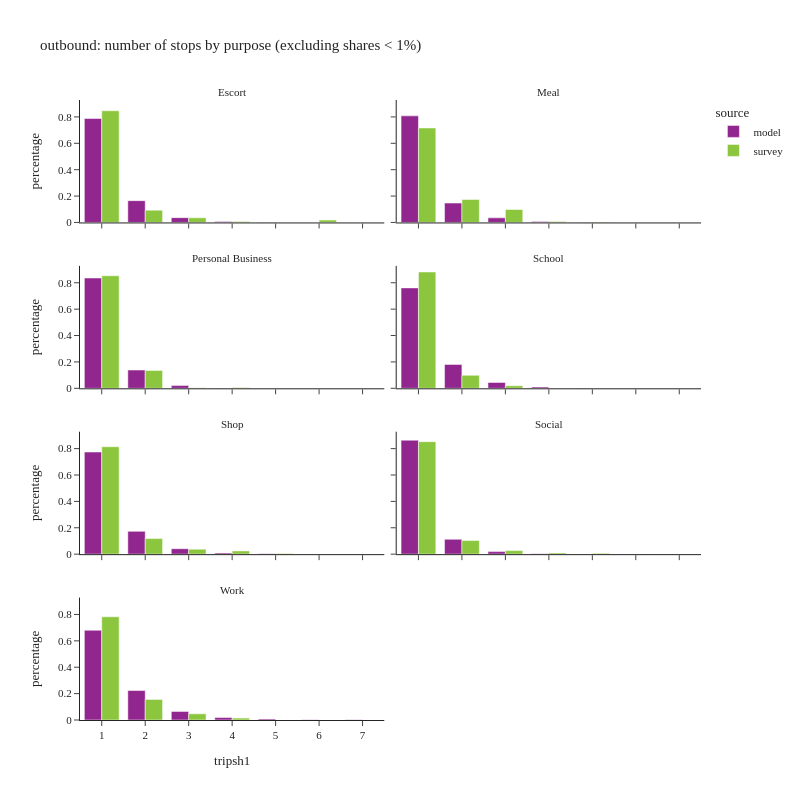

Notebook code for this chart:
### Code cell
df_plot = (
    df_tour.group_by(['tripsh1', 'pdpurp_label', 'source'])
    .agg(pl.col('toexpfac').sum())
    .with_columns(
        (pl.col('toexpfac') / pl.col('toexpfac').sum().over(['pdpurp_label', 'source'])).alias('percentage')
    )
)
df_plot2 = df_plot.filter(
    (pl.col('percentage') > 0.001) & (pl.col('tripsh1') <= 10)
)

df_plot2_pd = df_plot2.sort(['source', 'pdpurp_label']).to_pandas()

fig = px.bar(df_plot2_pd,
             x="tripsh1", y="percentage", color="source",barmode="group",
             facet_col='pdpurp_label', facet_col_wrap=2,
             hover_data=['toexpfac'],
             title="outbound: number of stops by purpose (excluding shares < 1%)")
fig.update_layout(height=800, width=800)
fig.for_each_annotation(lambda a: a.update(text = a.text.split("=")[-1]))
fig.for_each_xaxis(lambda a: a.update(dict(dtick = 1, categoryorder='category ascending')))
fig.show()

### Figure 1 — Plotly figure (JSON) as saved in the notebook; plotly's stock layout.template omitted (floating-point values rounded to 4 significant figures)
{"data": [{"alignmentgroup": "True", "customdata": [[103700.0], [4790.0], [22900.0], [1362.0], [493800.0]], "hovertemplate": "source=model<br>pdpurp_label=Escort<br>tripsh1=%{x}<br>percentage=%{y}<br>toexpfac=%{customdata[0]}<extra></extra>", "legendgroup": "model", "marker": {"color": "#91268F", "pattern": {"shape": ""}}, "name": "model", "offsetgroup": "model", "orientation": "v", "showlegend": true, "textposition": "auto", "type": "bar", "x": [2, 4, 3, 5, 1], "xaxis": "x7", "y": [0.1654, 0.007641, 0.03652, 0.002173, 0.7877], "yaxis": "y7"}, {"alignmentgroup": "True", "customdata": [[2936.0], [13360.0], [310400.0], [56500.0], [774.0]], "hovertemplate": "source=model<br>pdpurp_label=Meal<br>tripsh1=%{x}<br>percentage=%{y}<br>toexpfac=%{customdata[0]}<extra></extra>", "legendgroup": "model", "marker": {"color": "#91268F", "pattern": {"shape": ""}}, "name": "model", "offsetgroup": "model", "orientation": "v", "showlegend": false, "textposition": "auto", "type": "bar", "x": [4, 3, 1, 2, 5], "xaxis": "x8", "y": [0.007642, 0.03479, 0.8079, 0.1471, 0.002015], "yaxis": "y8"}, {"alignmentgroup": "True", "customdata": [[54840.0], [8635.0], [1147.0], [330900.0]], "hovertemplate": "source=model<br>pdpurp_label=Personal Business<br>tripsh1=%{x}<br>percentage=%{y}<br>toexpfac=%{customdata[0]}<extra></extra>", "legendgroup": "model", "marker": {"color": "#91268F", "pattern": {"shape": ""}}, "name": "model", "offsetgroup": "model", "orientation": "v", "showlegend": false, "textposition": "auto", "type": "bar", "x": [2, 3, 4, 1], "xaxis": "x5", "y": [0.1386, 0.02182, 0.002898, 0.8361], "yaxis": "y5"}, {"alignmentgroup": "True", "customdata": [[109900.0], [26740.0], [461300.0], [5998.0], [1653.0]], "hovertemplate": "source=model<br>pdpurp_label=School<br>tripsh1=%{x}<br>percentage=%{y}<br>toexpfac=%{customdata[0]}<extra></extra>", "legendgroup": "model", "marker": {"color": "#91268F", "pattern": {"shape": ""}}, "name": "model", "offsetgroup": "model", "orientation": "v", "showlegend": false, "textposition": "auto", "type": "bar", "x": [2, 3, 1, 4, 5], "xaxis": "x6", "y": [0.1813, 0.04412, 0.7612, 0.009897, 0.002727], "yaxis": "y6"}, {"alignmentgroup": "True", "customdata": [[6427.0], [30260.0], [1689.0], [565700.0], [126300.0]], "hovertemplate": "source=model<br>pdpurp_label=Shop<br>tripsh1=%{x}<br>percentage=%{y}<br>toexpfac=%{customdata[0]}<extra></extra>", "legendgroup": "model", "marker": {"color": "#91268F", "pattern": {"shape": ""}}, "name": "model", "offsetgroup": "model", "orientation": "v", "showlegend": false, "textposition": "auto", "type": "bar", "x": [4, 3, 5, 1, 2], "xaxis": "x3", "y": [0.008795, 0.04141, 0.002311, 0.7741, 0.1728], "yaxis": "y3"}, {"alignmentgroup": "True", "customdata": [[1268000.0], [28520.0], [165000.0], [4948.0]], "hovertemplate": "source=model<br>pdpurp_label=Social<br>tripsh1=%{x}<br>percentage=%{y}<br>toexpfac=%{customdata[0]}<extra></extra>", "legendgroup": "model", "marker": {"color": "#91268F", "pattern": {"shape": ""}}, "name": "model", "offsetgroup": "model", "orientation": "v", "showlegend": false, "textposition": "auto", "type": "bar", "x": [1, 3, 2, 4], "xaxis": "x4", "y": [0.8637, 0.01944, 0.1125, 0.003372], "yaxis": "y4"}, {"alignmentgroup": "True", "customdata": [[1906.0], [29720.0], [3535.0], [12400.0], [104600.0], [1094000.0], [359200.0]], "hovertemplate": "source=model<br>pdpurp_label=Work<br>tripsh1=%{x}<br>percentage=%{y}<br>toexpfac=%{customdata[0]}<extra></extra>", "legendgroup": "model", "marker": {"color": "#91268F", "pattern": {"shape": ""}}, "name": "model", "offsetgroup": "model", "orientation": "v", "showlegend": false, "textposition": "auto", "type": "bar", "x": [7, 4, 6, 5, 3, 1, 2], "xaxis": "x", "y": [0.001186, 0.01849, 0.002199, 0.007711, 0.06507, 0.6804, 0.2235], "yaxis": "y"}, {"alignmentgroup": "True", "customdata": [[43180.0], [2900.0], [8617.0], [392600.0], [16200.0]], "hovertemplate": "source=survey<br>pdpurp_label=Escort<br>tripsh1=%{x}<br>percentage=%{y}<br>toexpfac=%{customdata[0]}<extra></extra>", "legendgroup": "survey", "marker": {"color": "#8CC63E", "pattern": {"shape": ""}}, "name": "survey", "offsetgroup": "survey", "orientation": "v", "showlegend": true, "textposition": "auto", "type": "bar", "x": [2, 4, 6, 1, 3], "xaxis": "x7", "y": [0.09311, 0.006255, 0.01858, 0.8467, 0.03493], "yaxis": "y7"}, {"alignmentgroup": "True", "customdata": [[915.4], [25890.0], [2054.0], [45970.0], [189000.0]], "hovertemplate": "source=survey<br>pdpurp_label=Meal<br>tripsh1=%{x}<br>percentage=%{y}<br>toexpfac=%{customdata[0]}<extra></extra>", "legendgroup": "survey", "marker": {"color": "#8CC63E", "pattern": {"shape": ""}}, "name": "survey", "offsetgroup": "survey", "orientation": "v", "showlegend": false, "textposition": "auto", "type": "bar", "x": [5, 3, 4, 2, 1], "xaxis": "x8", "y": [0.003469, 0.09811, 0.007783, 0.1742, 0.7163], "yaxis": "y8"}, {"alignmentgroup": "True", "customdata": [[1810.0], [256600.0], [40740.0], [1474.0]], "hovertemplate": "source=survey<br>pdpurp_label=Personal Business<br>tripsh1=%{x}<br>percentage=%{y}<br>toexpfac=%{customdata[0]}<extra></extra>", "legendgroup": "survey", "marker": {"color": "#8CC63E", "pattern": {"shape": ""}}, "name": "survey", "offsetgroup": "survey", "orientation": "v", "showlegend": false, "textposition": "auto", "type": "bar", "x": [4, 1, 2, 3], "xaxis": "x5", "y": [0.006017, 0.853, 0.1354, 0.004899], "yaxis": "y5"}, {"alignmentgroup": "True", "customdata": [[8944.0], [45300.0], [404700.0]], "hovertemplate": "source=survey<br>pdpurp_label=School<br>tripsh1=%{x}<br>percentage=%{y}<br>toexpfac=%{customdata[0]}<extra></extra>", "legendgroup": "survey", "marker": {"color": "#8CC63E", "pattern": {"shape": ""}}, "name": "survey", "offsetgroup": "survey", "orientation": "v", "showlegend": false, "textposition": "auto", "type": "bar", "x": [3, 2, 1], "xaxis": "x6", "y": [0.01949, 0.09871, 0.8818], "yaxis": "y6"}, {"alignmentgroup": "True", "customdata": [[19680.0], [425200.0], [61550.0], [12880.0], [2385.0]], "hovertemplate": "source=survey<br>pdpurp_label=Shop<br>tripsh1=%{x}<br>percentage=%{y}<br>toexpfac=%{customdata[0]}<extra></extra>", "legendgroup": "survey", "marker": {"color": "#8CC63E", "pattern": {"shape": ""}}, "name": "survey", "offsetgroup": "survey", "orientation": "v", "showlegend": false, "textposition": "auto", "type": "bar", "x": [3, 1, 2, 4, 5], "xaxis": "x3", "y": [0.03769, 0.8143, 0.1179, 0.02466, 0.004567], "yaxis": "y3"}, {"alignmentgroup": "True", "customdata": [[880900.0], [9674.0], [1856.0], [106600.0], [27690.0], [6316.0]], "hovertemplate": "source=survey<br>pdpurp_label=Social<br>tripsh1=%{x}<br>percentage=%{y}<br>toexpfac=%{customdata[0]}<extra></extra>", "legendgroup": "survey", "marker": {"color": "#8CC63E", "pattern": {"shape": ""}}, "name": "survey", "offsetgroup": "survey", "orientation": "v", "showlegend": false, "textposition": "auto", "type": "bar", "x": [1, 4, 6, 2, 3, 5], "xaxis": "x4", "y": [0.8524, 0.009361, 0.001796, 0.1031, 0.02679, 0.006112], "yaxis": "y4"}, {"alignmentgroup": "True", "customdata": [[16590.0], [182200.0], [912900.0], [54500.0]], "hovertemplate": "source=survey<br>pdpurp_label=Work<br>tripsh1=%{x}<br>percentage=%{y}<br>toexpfac=%{customdata[0]}<extra></extra>", "legendgroup": "survey", "marker": {"color": "#8CC63E", "pattern": {"shape": ""}}, "name": "survey", "offsetgroup": "survey", "orientation": "v", "showlegend": false, "textposition": "auto", "type": "bar", "x": [4, 2, 1, 3], "xaxis": "x", "y": [0.01422, 0.1562, 0.7825, 0.04671], "yaxis": "y"}], "layout": {"annotations": [{"font": {}, "showarrow": false, "text": "Work", "x": 0.245, "xanchor": "center", "xref": "paper", "y": 0.1975, "yanchor": "bottom", "yref": "paper"}, {"font": {}, "showarrow": false, "text": "Shop", "x": 0.245, "xanchor": "center", "xref": "paper", "y": 0.465, "yanchor": "bottom", "yref": "paper"}, {"font": {}, "showarrow": false, "text": "Social", "x": 0.755, "xanchor": "center", "xref": "paper", "y": 0.465, "yanchor": "bottom", "yref": "paper"}, {"font": {}, "showarrow": false, "text": "Personal Business", "x": 0.245, "xanchor": "center", "xref": "paper", "y": 0.7325, "yanchor": "bottom", "yref": "paper"}, {"font": {}, "showarrow": false, "text": "School", "x": 0.755, "xanchor": "center", "xref": "paper", "y": 0.7325, "yanchor": "bottom", "yref": "paper"}, {"font": {}, "showarrow": false, "text": "Escort", "x": 0.245, "xanchor": "center", "xref": "paper", "y": 1.0, "yanchor": "bottom", "yref": "paper"}, {"font": {}, "showarrow": false, "text": "Meal", "x": 0.755, "xanchor": "center", "xref": "paper", "y": 1.0, "yanchor": "bottom", "yref": "paper"}], "barmode": "group", "height": 800, "legend": {"title": {"text": "source"}, "tracegroupgap": 0}, "title": {"text": "outbound: number of stops by purpose (excluding shares < 1%)"}, "width": 800, "xaxis": {"anchor": "y", "categoryorder": "category ascending", "domain": [0.0, 0.49], "dtick": 1, "title": {"text": "tripsh1"}}, "xaxis2": {"anchor": "y2", "categoryorder": "category ascending", "domain": [0.51, 1.0], "dtick": 1, "matches": "x", "title": {"text": "tripsh1"}}, "xaxis3": {"anchor": "y3", "categoryorder": "category ascending", "domain": [0.0, 0.49], "dtick": 1, "matches": "x", "showticklabels": false}, "xaxis4": {"anchor": "y4", "categoryorder": "category ascending", "domain": [0.51, 1.0], "dtick": 1, "matches": "x", "showticklabels": false}, "xaxis5": {"anchor": "y5", "categoryorder": "category ascending", "domain": [0.0, 0.49], "dtick": 1, "matches": "x", "showticklabels": false}, "xaxis6": {"anchor": "y6", "categoryorder": "category ascending", "domain": [0.51, 1.0], "dtick": 1, "matches": "x", "showticklabels": false}, "xaxis7": {"anchor": "y7", "categoryorder": "category ascending", "domain": [0.0, 0.49], "dtick": 1, "matches": "x", "showticklabels": false}, "xaxis8": {"anchor": "y8", "categoryorder": "category ascending", "domain": [0.51, 1.0], "dtick": 1, "matches": "x", "showticklabels": false}, "yaxis": {"anchor": "x", "domain": [0.0, 0.1975], "title": {"text": "percentage"}}, "yaxis2": {"anchor": "x2", "domain": [0.0, 0.1975], "matches": "y", "showticklabels": false}, "yaxis3": {"anchor": "x3", "domain": [0.2675, 0.465], "matches": "y", "title": {"text": "percentage"}}, "yaxis4": {"anchor": "x4", "domain": [0.2675, 0.465], "matches": "y", "showticklabels": false}, "yaxis5": {"anchor": "x5", "domain": [0.535, 0.7325], "matches": "y", "title": {"text": "percentage"}}, "yaxis6": {"anchor": "x6", "domain": [0.535, 0.7325], "matches": "y", "showticklabels": false}, "yaxis7": {"anchor": "x7", "domain": [0.8025, 1.0], "matches": "y", "title": {"text": "percentage"}}, "yaxis8": {"anchor": "x8", "domain": [0.8025, 1.0], "matches": "y", "showticklabels": false}}}
